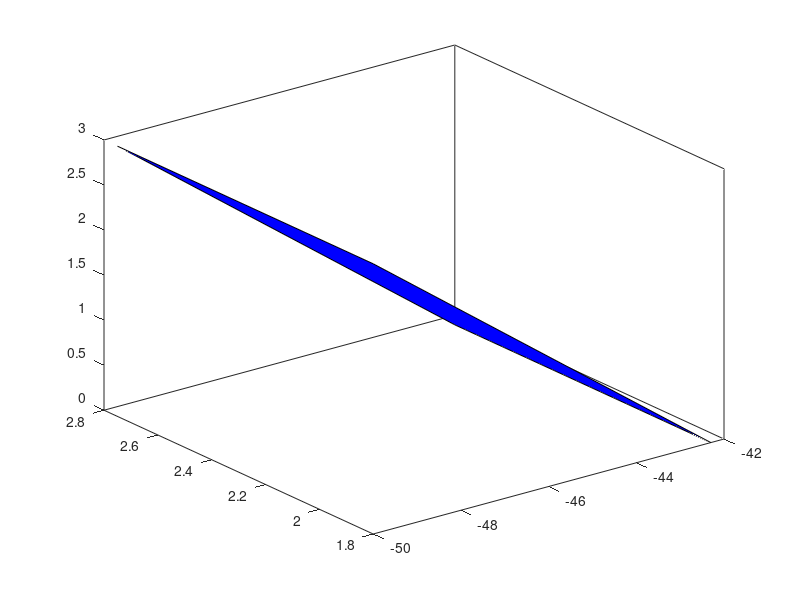

MATLAB code to generate this figure:
function TC_plot()

x = [-1.7, -1.7, -1.7, -1.7]; y = [1.8, -2, -2, 1.8]; z = [0, 0, 3, 3];
fig = fill3(x, y, z, 'b');

x = [-1.7, -50, -50, -1.7]; y = [1.8, 1.8, 1.8, 1.8]; z = [0, 0, 3, 3];
fig = fill3(x, y, z, 'b');
%set(fig, 'FaceAlpha', 0.5);
x = [-1.7, -50, -50, -1.7]; y = [-2, -2, -2, -2]; z = [0, 0, 3, 3];
fig = fill3(x, y, z, 'b');
%set(fig, 'FaceAlpha', 0.5);

x = [-50, -50, -50, -50]; y = [-3, 2.75, 2.75, -3]; z = [0, 0, 3, 3];
fig = fill3(x, y, z, 'b');
%set(fig, 'FaceAlpha', 0.5);

x = [-50, -50, -1.7, -1.7]; y = [1.8, -2, -2, 1.8]; z = [3, 3, 3, 3];
fig = fill3(x, y, z, 'b');
% set(fig, 'FaceAlpha', 0.5);

x = [-50, -42.3, -50]; y = [2.75, 2.75, 2.75]; z = [0, 0, 3];
fig = fill3(x, y, z, 'b');
%set(fig, 'FaceAlpha', 0.5);
x = [-50, -42.3, -50]; y = [-3, -3, -3]; z = [0, 0, 3];
fig = fill3(x, y, z, 'b');
%set(fig, 'FaceAlpha', 0.5);

x = [-42.3, -42.3, -50, -50]; y = [-3, -2, -2, -3]; z = [0, 0, 3, 3];
fig = fill3(x, y, z, 'b');
%set(fig, 'FaceAlpha', 0.5);
x = [-42.3, -42.3, -50, -50]; y = [1.8, 2.75, 2.75, 1.8]; z = [0, 0, 3, 3];
fig = fill3(x, y, z, 'b');
%set(fig, 'FaceAlpha', 0.5);

clear fig

end